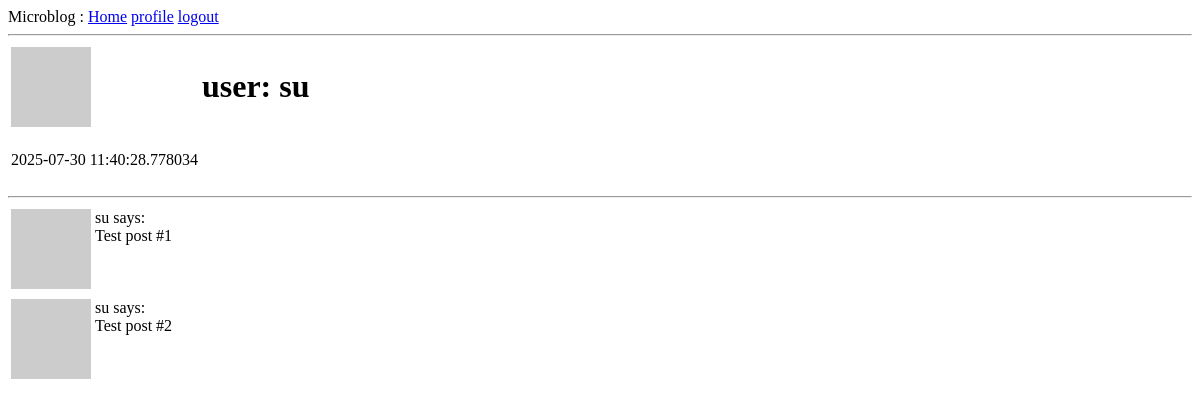
Page /user/su (signed in) on the earlier database version.
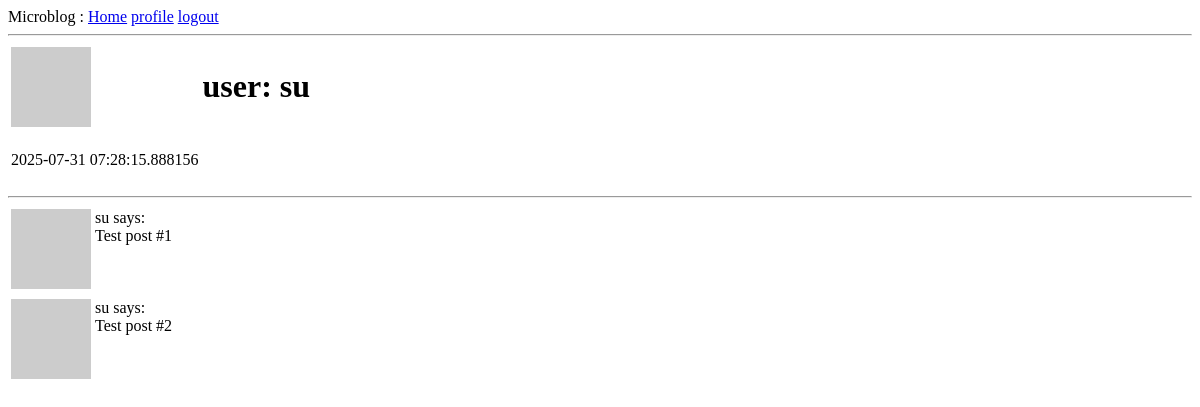
Same page on the later database version.
### app/models.py (models this page shows, shortened)
class User (UserMixin,db.Model):
    id: so.Mapped[int]=so.mapped_column(primary_key=True)
    username:so.Mapped[str]=so.mapped_column(sa.String(126),index=True,unique=True)
    email:so.Mapped[str]=so.mapped_column(sa.String(126),index=True,unique=True)
    password_hash:so.Mapped[Optional[str]]=so.mapped_column(sa.String(126))
    posts: so.WriteOnlyMapped['Post']=so.relationship(back_populates="author")
    about_me: so.Mapped[Optional[str]]=so.mapped_column(sa.String(146))
    last_seen:so.Mapped[Optional[datetime]]=so.mapped_column(default=lambda: datetime.now(timezone.utc))
    followers: so.WriteOnlyMapped['User'] = so.relationship(
        secondary=followers_table,
        primaryjoin=(followers_table.c.followed_id == id),
        secondaryjoin=(followers_table.c.follower_id == id),
        back_populates='following',
        lazy='dynamic'
    )
    following: so.WriteOnlyMapped['User'] = so.relationship(
        secondary=followers_table,
        primaryjoin=(followers_table.c.follower_id == id),
        secondaryjoin=(followers_table.c.followed_id == id),
        back_populates='followers',
        lazy='dynamic'
    )
    def avatar (self,size):
        digest = md5(self.email.lower().encode('utf-8')).hexdigest()
        return f'https://www.gravatar.com/avatar/{digest}?d=identicon&s={size}'

### app/routes.py (the view)
@app.route('/user/<username>')
@login_required
def user(username):
    user = db.first_or_404(sa.select(User).where(User.username == username))
    posts = [
        {'author': user, 'body': 'Test post #1'},
        {'author': user, 'body': 'Test post #2'}
    ]
    return render_template('user.html', user=user, posts=posts)

### app/models.py (called while the page is built)
@login.user_loader
def load_user(id):
    return db.session.get(User,int(id))

### app/routes.py (called while the page is built)
@app.before_request
def befor_request():
    if current_user.is_authenticated:
        current_user.last_seen=datetime.now(timezone.utc)
        db.session.commit()

### app/templates/user.html (shortened to what this page needs)
{% extends "base.html" %}
{% block content %}
<table>
      <tr valign="top">
            <td> <img src="{{ user.avatar(128) }}" alt=""></td>
            <td> <h1>user: {{ user.username }}</h1></td>
      </tr>
      <td>
            {% if user.last_seen %}<p>{{ user.last_seen }}</p>{% endif %}
      </td>
</table>
<hr>
{% for post in posts %}
    {% include '_post.html' %}
 {% endfor %}
 {% endblock %}

### app/templates/_post.html
<table>
        <tr valign="top">
            <td><img src="{{ post.author.avatar(36) }}"></td>
            <td>{{ post.author.username }} says:<br>{{ post.body }}</td>
        </tr>
    </table>

Differences in the rows shown:
changed User "su": last_seen "2025-07-30 11:40:28.778034" → "2025-07-31 07:28:15.888156"
